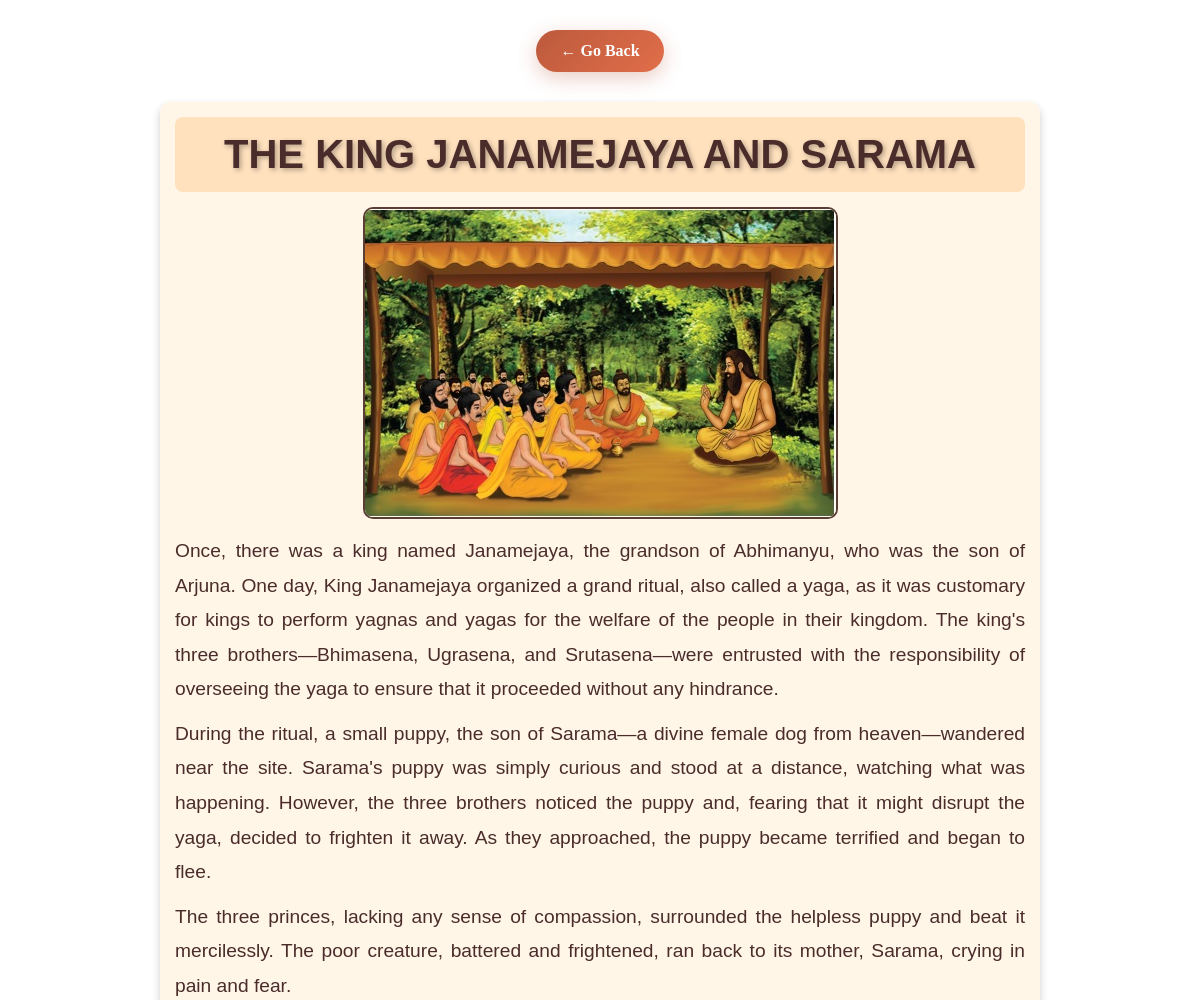
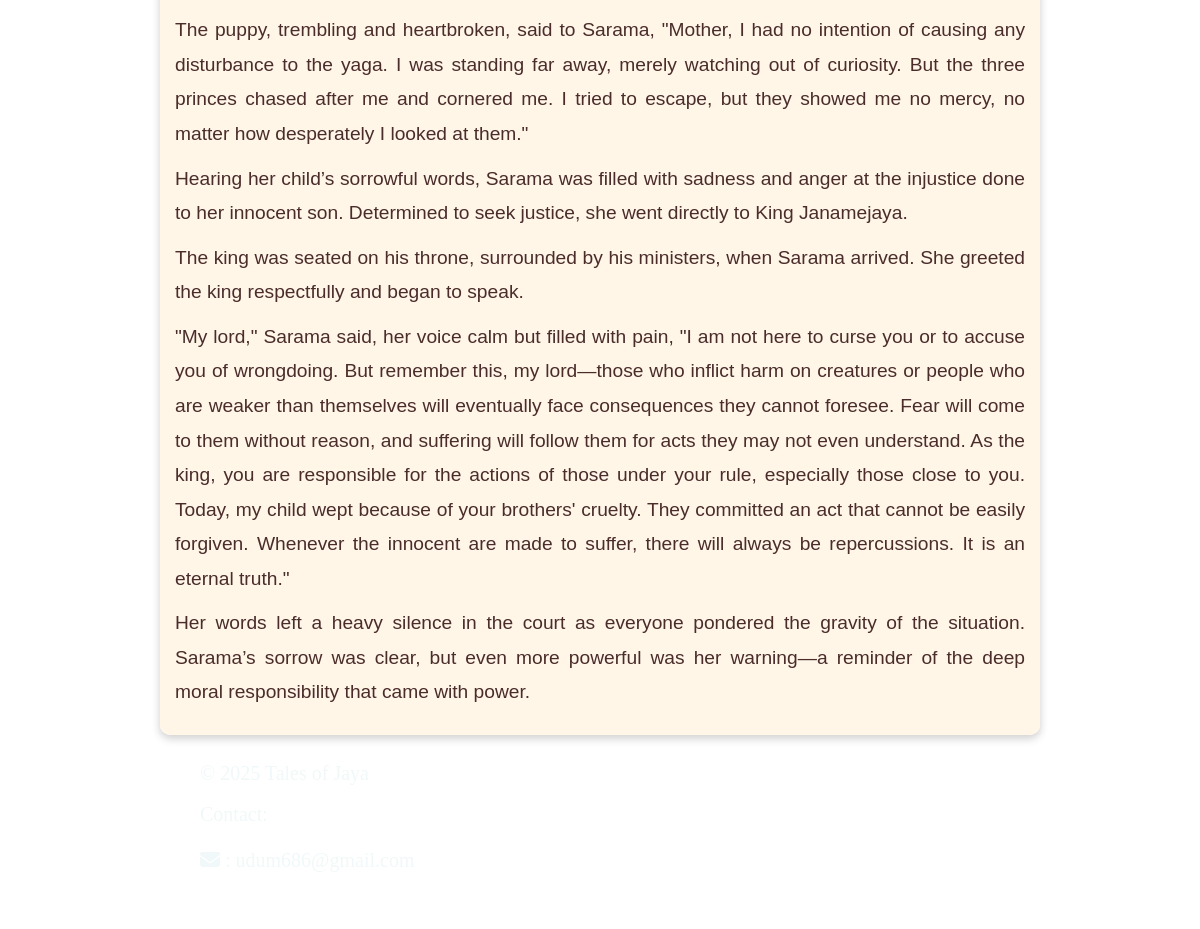
The page /story/the-king-janamejaya-and-sarama/ on the database its author committed (2 pictures, top to bottom).
### stories/models.py (models this page shows, shortened)
class Story(models.Model):
    title = models.CharField(max_length=200)  # Title of the story
    slug = models.SlugField(unique=True, blank=True,null= True)  # Slug field for SEO-friendly URLs
    content = models.TextField()  # Full story content
    image = models.ImageField(upload_to='stories/')  # Story image
    parvam = models.ForeignKey(Parvam, on_delete=models.CASCADE, related_name='stories')  # Link to the Parvam
    likes = models.PositiveIntegerField(default=0)

### stories/views.py (the view)
# urls.py: path('story/<slug:story_slug>/', views.story_detail, name='story_detail'),  # Detail of a single story
def story_detail(request, story_slug):
    story = get_object_or_404(Story, slug=story_slug)
    return render(request, 'stories/story_detail.html', {'story': story})

### stories/templates/stories/story_detail.html
{% extends 'base.html' %}
{% load static %}
{% block content %}
<link rel="stylesheet" href="{% static 'css/story_detail.css' %}">
{% if request.GET.from %}
    <div class="back-button-container">
        <a href="{% url 'parvam_detail' parvam_slug=request.GET.from %}" class="back-button">← Back to {{ request.GET.from|capfirst }}</a>
    </div>
{% else %}
    <div class="back-button-container">
        <a href="javascript:history.back()" class="back-button">← Go Back</a>
    </div>
{% endif %}
<div class="container">
    <div class="story-title-box">{{ story.title }}</div>
    <img src="{{ story.image.url }}" alt="{{ story.title }}" class="story-image">
    <p>{{ story.content|linebreaks }}</p>
</div>
{% endblock %}

### static/css/story_detail.css (style rules this page uses)
.story-title-box { background-color: rgba(255, 223, 186, 0.9); padding: 15px; border-radius: 8px; text-align: center; font-size: 2.5rem; font-weight: bold; color: #4A2C2A; text-shadow: 2px 2px 5px rgba(0, 0, 0, 0.3); font-family: 'Mukta', sans-serif; }
.container { max-width: 850px; margin: 0 auto; padding: 15px; font-family: 'Mukta', sans-serif; color: #4A2C2A; background: rgba(255, 245, 230, 0.9); border-radius: 10px; box-shadow: 0 4px 8px rgba(0, 0, 0, 0.2); }
p { font-size: 1.2rem; line-height: 1.8; margin: 10px 0; text-align: justify; }
img { display: block; max-width: 100%; height: auto; margin: 15px auto; border-radius: 10px; border: 2px solid #5A3E36; }
html { scroll-behavior: smooth; }
.back-button-container { text-align: center; margin: 30px 0; }
.back-button { display: inline-flex; align-items: center; gap: 8px; padding: 12px 24px; background: linear-gradient(135deg, #bc5a3c, #e16e4a); color: white; font-weight: 600; text-decoration: none; border-radius: 50px; box-shadow: 0 6px 20px rgba(188, 90, 60, 0.3); transition: all 0.3s ease; font-size: 1rem; }

### rows shown on the page
Story: title "THE KING JANAMEJAYA AND SARAMA", image (picture), content "Once, there was a king named Janamejaya, the grandson of Abhimanyu, who was the son of Arjuna. One day, King Janamejaya organized a grand ritual, also called a yaga, as it was customary for kings to perform yagnas and yagas for the welfare of the people in their kingdom. The king's three brothers—Bhimasena, Ugrasena, and Srutasena—were entrusted with the responsibility of overseeing the yaga to ensure that it proceeded without any hindrance. During the ritual, a small puppy, the son of Sarama—a divine female dog from heaven—wandered near the site. Sarama's puppy was simply curious and stood at a distance, watching what was happening. However, the three brothers noticed the puppy and,…"
